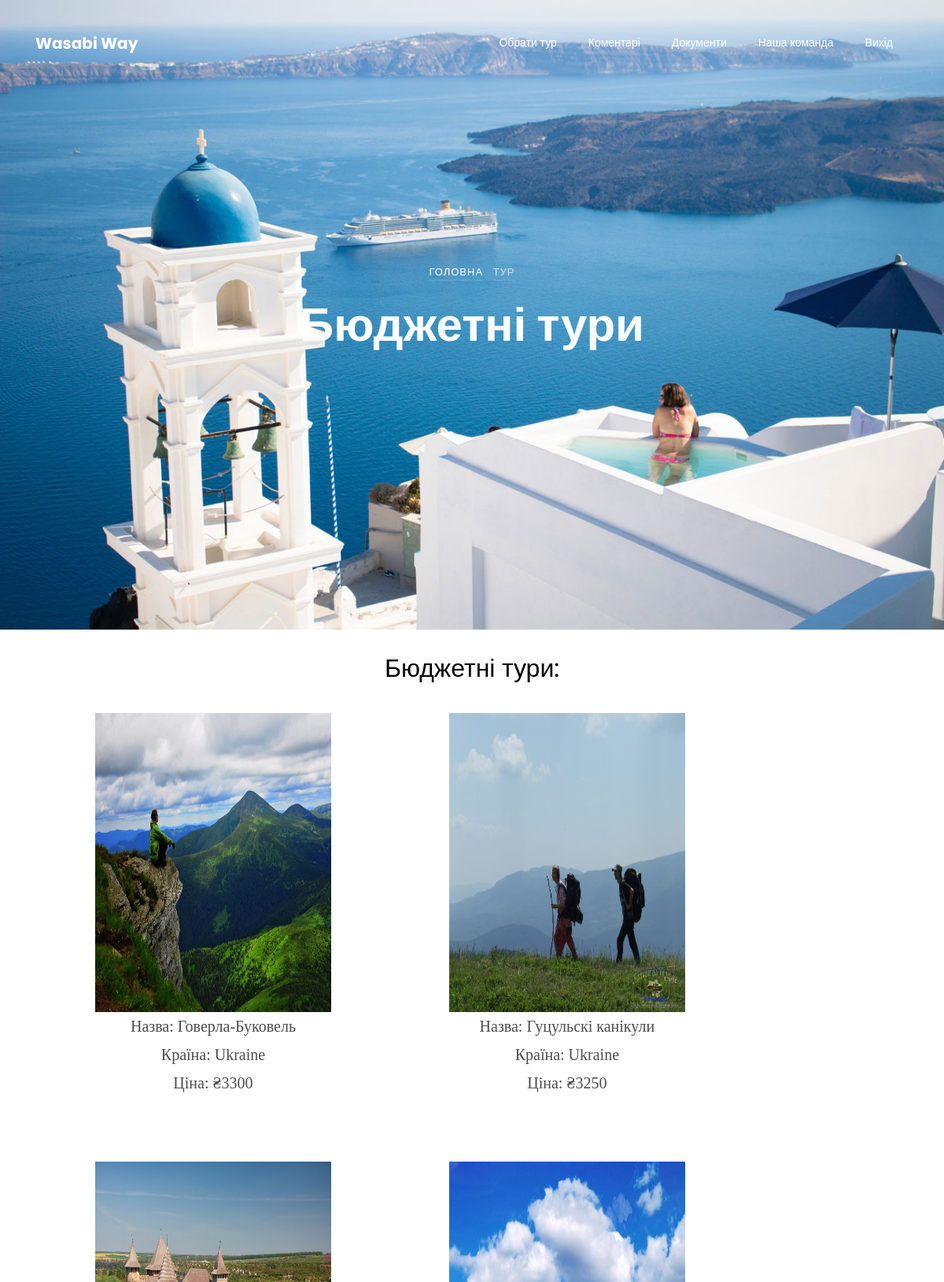
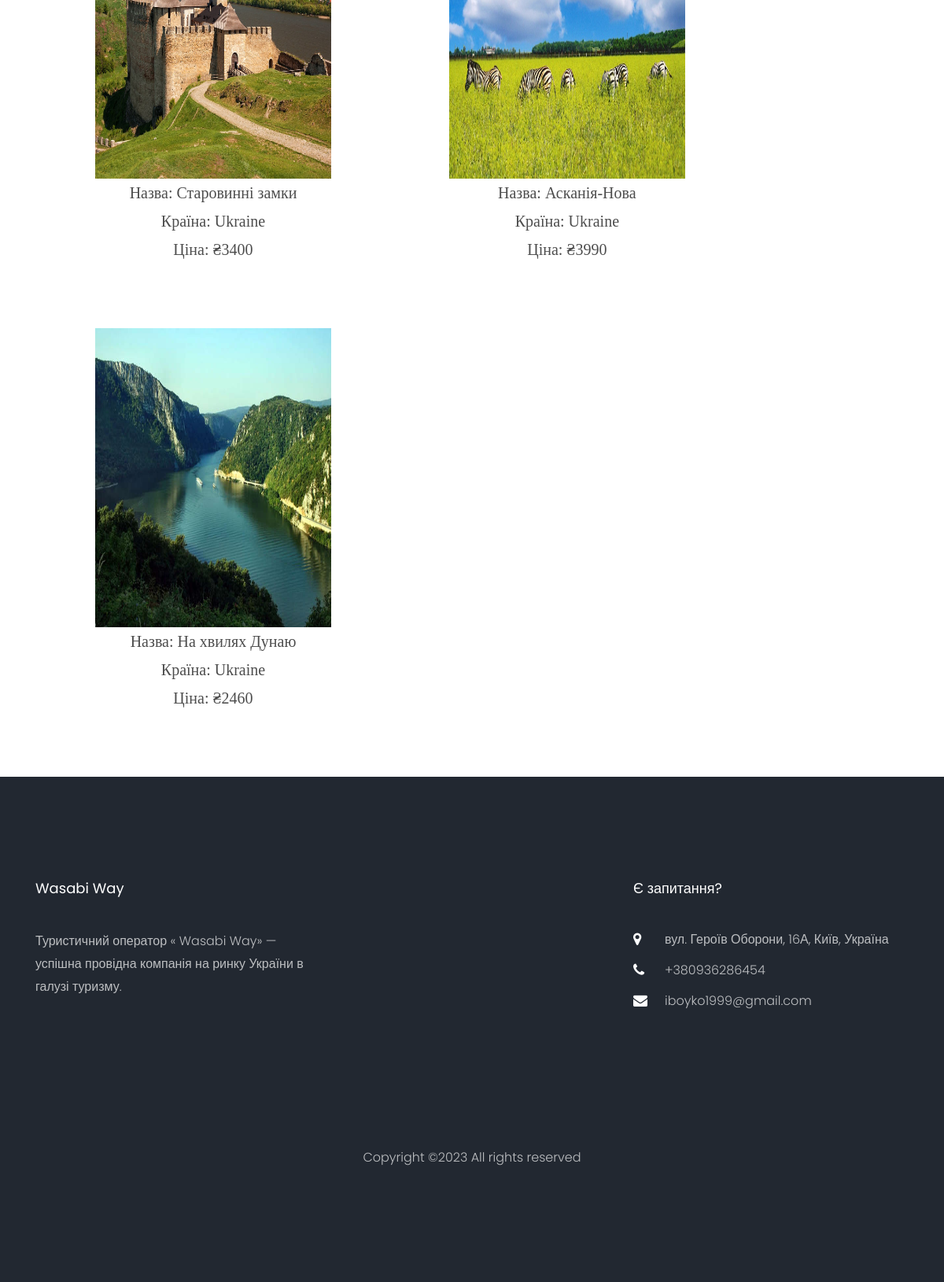
/budget_tours_login.php, run on the app's committed database (2 pictures, top to bottom).
### tables this page shows
CREATE TABLE `budget_tours` (
  `url` varchar(100) NOT NULL,
  `name` varchar(30) NOT NULL,
  `country` varchar(30) NOT NULL,
  `price` varchar(15) NOT NULL
);

### classes/SettlementInfo_budget.php (called while the page is built)
<?php
class SettlementInfo
{
   protected $name, $country, $price, $url;
    public function GetName($name){
       $this->name = $name;
    }
    public function SetName(){
        return $this->name;
    }
    public function GetCountry($country){
        $this->country = $country;
    }
    public function SetCountry(){
        return $this->country;
    }
    public function GetPrice($price){
        $this->price = $price;
    }
    public function SetPrice(){
        return $this->price;
    }
    public function GetURL($url){
        $this->url = $url;
    }
    public function SetURL(){
        return $this->url;
    }
}

### classes/Proxy_budget.php (called while the page is built)
<?php
class SomeObject
{
    protected $message;
    public function __construct($message)
    {
        $this->message = $message;
    }
    protected function doSomething() {
        return $this->message;
    }
}
class Proxy extends SomeObject
{
    protected $proxied;
    public function __construct(SomeObject $o)
    {
        $this->proxied = $o;
    }
    public function doSomething()
    {
        return ucwords($this->proxied->doSomething());
    }
}
?>

### budget_tours_login.php (the view, shortened to what this page needs)
<!DOCTYPE html>
<html>
  <head>
    <link rel="stylesheet" href="css/animate.css">
    <link rel="stylesheet" href="css/owl.carousel.min.css">
    <link rel="stylesheet" href="css/bootstrap-datepicker.css">
    <link rel="stylesheet" href="css/icomoon.css">
    <link rel="stylesheet" href="css/style.css">
  </head>
  <body>
  <nav class="navbar navbar-expand-lg navbar-dark ftco_navbar bg-dark ftco-navbar-light" id="ftco-navbar">
    <div class="container">
      <a class="navbar-brand" href="tour_login.html">Wasabi Way</a>
      <div class="collapse navbar-collapse" id="ftco-nav">
        <ul class="navbar-nav ml-auto">
          <li class="nav-item"><a href="tour_login.html" class="nav-link">Обрати тур</a></li>
          <li class="nav-item"><a href="comments.php" class="nav-link">Коментарі</a></li>
          <li class="nav-item"><a href="document.html" class="nav-link">Документи</a></li>
          <li class="nav-item"><a href="touragent.php" class="nav-link">Наша команда</a></li>
          <li class="nav-item"><a href="index.html" class="nav-link"><span>Вихід</span></a></li>
        </ul>
      </div>
    </div>
  </nav>
    <div class="hero-wrap js-fullheight" style="background-image: url('img/bg/bg_5.jpg');">
      <div class="container">
        <div class="row no-gutters slider-text js-fullheight align-items-center justify-content-center" data-scrollax-parent="true">
          <div class="col-md-9 ftco-animate text-center" data-scrollax=" properties: { translateY: '70%' }">
            <p class="breadcrumbs" data-scrollax="properties: { translateY: '30%', opacity: 1.6 }"><span class="mr-2"><a href="tour_login.html">Головна</a></span> <span>Тур</span></p>
            <h1 class="mb-3 bread" data-scrollax="properties: { translateY: '30%', opacity: 1.6 }">Бюджетні тури</h1>
          </div>
        </div>
      </div>
    </div>
<br>
<h2 align="center">Бюджетні тури:</h2>
<br>
    <?php
    include("classes/Proxy_budget.php");
    include("classes/SettlementInfo_budget.php");
    $db = Singleton::getInstance();
    $mysqli = $db->getConnection();
    $sql_query = "SELECT * FROM budget_tours";
    $result = $mysqli->query($sql_query);
    while($row = mysqli_fetch_array($result)){
        $infObj = new SettlementInfo();
        $infObj->GetName($row['name']);
        $infObj->GetCountry($row['country']);
        $infObj->GetPrice($row['price']);
        $infObj->GetURL($row['url']);
        $obj1 = new SomeObject($infObj->SetURL());
        $proxy_obj = new Proxy($obj1);
        $checked = $proxy_obj->doSomething();
        echo "
             <div align = 'center' style = 'width:350px; height:550px; display:inline-block;
             border: 0px solid blue; margin-left:8%; font-family: \" AR JULIAN\"; font-size: 20px; margin-bottom: 20px;
             border-radius: 25px;' > <image src='$checked ' alt='Tours' width='300px' height='380px'><br>
             <span class='descript'>Назва: </span> ".$infObj->SetName()." <br/><span class='descript'>Країна:</span>  ".$infObj->SetCountry()." <br/>
             <span class='descript'>Ціна:</span> ".$infObj->SetPrice()." <br/>
             </div> ";
    }
    echo "<br/>";
    ?>
    <footer class="ftco-footer ftco-bg-dark ftco-section">
      <div class="container">
        <div class="row mb-5">
          <div class="col-md">
            <div class="ftco-footer-widget mb-4">
              <h2 class="ftco-heading-2">Wasabi Way</h2>
              <p>Туристичний оператор « Wasabi Way» — успішна провідна компанія на ринку України в галузі туризму.</p>
              <ul class="ftco-footer-social list-unstyled float-md-left float-lft mt-5">
              </ul>
            </div>
          </div>
          <div class="col-md">
          </div>
          <div class="col-md">
            <div class="ftco-footer-widget mb-4">
            	<h2 class="ftco-heading-2">Є запитання?</h2>
            	<div class="block-23 mb-3">
	              <ul>
	                <li><span class="icon icon-map-marker"></span><span class="text">вул. Героїв Оборони, 16А, Київ, Україна</span></li>
	                <li><span class="icon icon-phone"></span><span class="text">+380936286454</span></li>
	                <li><span class="icon icon-envelope"></span><span class="text">iboyko1999@gmail.com</span></li>
	              </ul>
	            </div>
            </div>
          </div>
        </div>
        <div class="row">
          <div class="col-md-12 text-center">
            <p>Copyright &copy;<script>document.write(new Date().getFullYear());</script> All rights reserved</a></p>
          </div>
        </div>
      </div>
    </footer>
  </body>
</html>

### data on the page
budget_tours: url (picture), name "Говерла-Буковель", country "Ukraine", price "₴3300"
budget_tours: url (picture), name "Гуцульскі канікули", country "Ukraine", price "₴3250"
budget_tours: url (picture), name "Старовинні замки", country "Ukraine", price "₴3400"
budget_tours: url (picture), name "Асканія-Нова", country "Ukraine", price "₴3990"
budget_tours: url (picture), name "На хвилях Дунаю", country "Ukraine", price "₴2460"
